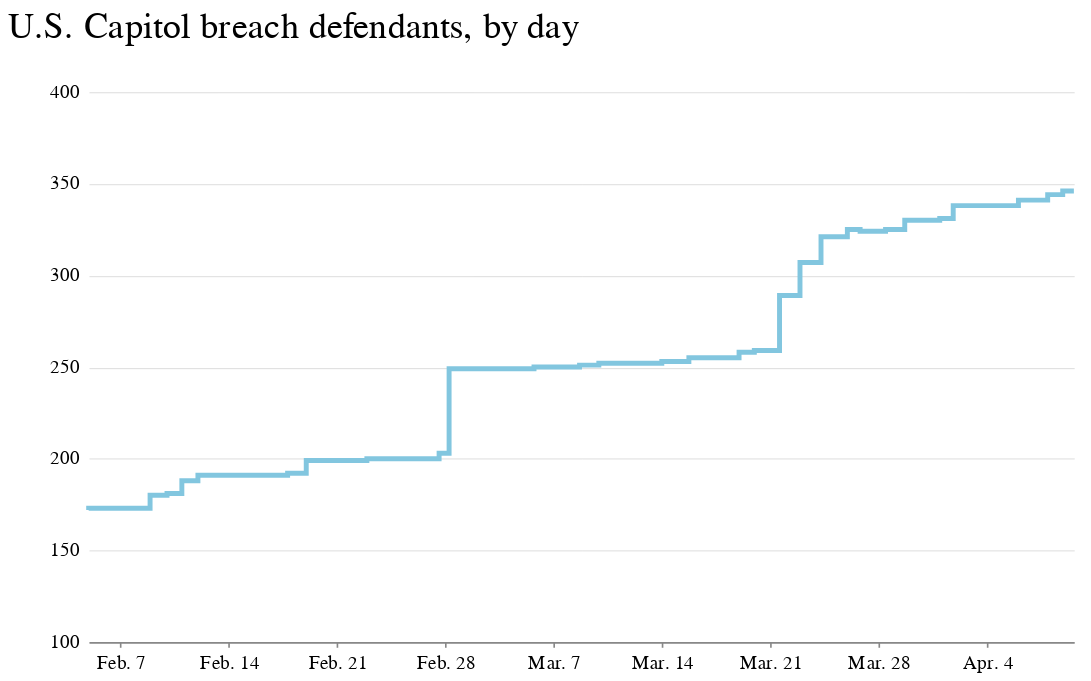

Here is the notebook cell this chart was saved with:
### Code cell
chart = (
    alt.Chart(cases_by_day)
    .mark_line(interpolate="step-before")
    .encode(
        x=alt.X(
            "datetime",
            title="",
            axis=alt.Axis(format="%b. %-d", tickCount=10, grid=False),
        ),
        y=alt.Y(
            "case_number",
            title=" ",
            stack=None,
            axis=alt.Axis(
                tickSize=0,
                domainOpacity=0,
                tickCount=6,
                offset=4,
                gridWidth=0.6,
                gridColor="#dddddd",
            ),
            scale=alt.Scale(domain=(100, 400)),
        ),
    )
    .properties(
        width=600,
        height=335,
        title="U.S. Capitol breach defendants, by day",
    )
    .configure_view(strokeOpacity=0)
    .configure_legend(orient="top", symbolType="square")
)
chart

### Figure 1 — Vega-Lite specification as saved in the notebook (floating-point values rounded to 4 significant figures)
{"config": {"view": {"width": 800, "height": 450, "strokeOpacity": 0}, "background": "#ffffff", "title": {"anchor": "start", "font": "Benton Gothic Bold, sans", "fontColor": "#000000", "fontSize": 22, "fontWeight": "normal"}, "arc": {"fill": "#82c6df"}, "area": {"fill": "#82c6df"}, "line": {"stroke": "#82c6df", "strokeWidth": 3}, "path": {"stroke": "#82c6df"}, "rect": {"fill": "#82c6df"}, "shape": {"stroke": "#82c6df"}, "bar": {"fill": "#82c6df"}, "point": {"stroke": "#82c6df"}, "symbol": {"fill": "#82c6df", "size": 30}, "axis": {"titleFont": "Benton Gothic Bold, sans", "titleFontSize": 13, "titleFontWeight": "normal", "labelFont": "Benton Gothic, sans", "labelFontSize": 11.5, "labelFontWeight": "normal"}, "axisX": {"labelAngle": 0, "labelPadding": 4, "tickSize": 3}, "axisY": {"labelBaseline": "middle", "maxExtent": 45, "minExtent": 45, "tickSize": 2, "titleAlign": "left", "titleAngle": 0, "titleX": -45, "titleY": -11}, "legend": {"titleFont": "Benton Gothic Bold, sans", "titleFontSize": 13, "titleFontWeight": "normal", "symbolType": "square", "labelFont": "Benton Gothic, sans", "labelFontSize": 11.5, "orient": "top"}, "range": {"category": ["#3580b1", "#ec8431", "#ab7fb4", "#c89d29", "#adc839", "#829eb1"], "diverging": ["#e68a4f", "#f4bb6a", "#f9e39c", "#dadfe2", "#a6b7c6", "#849eae"], "heatmap": ["#fbf2c7", "#f9e39c", "#f8d36e", "#f4bb6a", "#e68a4f", "#d15a40", "#ab4232"], "ordinal": ["#fbf2c7", "#f9e39c", "#f8d36e", "#f4bb6a", "#e68a4f", "#d15a40", "#ab4232"], "ramp": ["#fbf2c7", "#f9e39c", "#f8d36e", "#f4bb6a", "#e68a4f", "#d15a40", "#ab4232"]}}, "data": {"name": "data-47eba859f8ef929af4b9bc00977be2a4"}, "mark": {"type": "line", "interpolate": "step-before"}, "encoding": {"x": {"type": "temporal", "axis": {"format": "%b. %-d", "grid": false, "tickCount": 10}, "field": "datetime", "title": ""}, "y": {"type": "quantitative", "axis": {"domainOpacity": 0, "gridColor": "#dddddd", "gridWidth": 0.6, "offset": 4, "tickCount": 6, "tickSize": 0}, "field": "case_number", "scale": {"domain": [100, 400]}, "stack": null, "title": " "}}, "height": 335, "title": "U.S. Capitol breach defendants, by day", "width": 600, "$schema": "https://vega.github.io/schema/vega-lite/v4.0.2.json", "datasets": {"data-47eba859f8ef929af4b9bc00977be2a4": [{"datetime": "2021-02-04T22:22:04", "case_number": 172}, {"datetime": "2021-02-05T22:41:54", "case_number": 173}, {"datetime": "2021-02-06T21:06:40", "case_number": 173}, {"datetime": "2021-02-07T20:44:16", "case_number": 173}, {"datetime": "2021-02-08T21:36:51", "case_number": 173}, {"datetime": "2021-02-09T23:52:31", "case_number": 180}, {"datetime": "2021-02-10T22:53:50", "case_number": 181}, {"datetime": "2021-02-11T23:50:08", "case_number": 188}, {"datetime": "2021-02-12T21:08:24", "case_number": 191}, {"datetime": "2021-02-13T17:42:02", "case_number": 191}, {"datetime": "2021-02-14T23:51:32", "case_number": 191}, {"datetime": "2021-02-15T11:58:06", "case_number": 191}, {"datetime": "2021-02-16T22:32:54", "case_number": 191}, {"datetime": "2021-02-17T18:55:55", "case_number": 191}, {"datetime": "2021-02-18T23:50:00", "case_number": 192}, {"datetime": "2021-02-19T23:07:59", "case_number": 199}, {"datetime": "2021-02-20T23:36:31", "case_number": 199}, {"datetime": "2021-02-21T15:24:39", "case_number": 199}, {"datetime": "2021-02-22T21:52:52", "case_number": 199}, {"datetime": "2021-02-23T21:32:31", "case_number": 200}, {"datetime": "2021-02-24T23:52:20", "case_number": 200}, {"datetime": "2021-02-25T21:54:37", "case_number": 200}, {"datetime": "2021-02-26T21:54:35", "case_number": 200}, {"datetime": "2021-02-27T13:54:22", "case_number": 200}, {"datetime": "2021-02-28T05:24:02", "case_number": 203}, {"datetime": "2021-03-01T23:35:36", "case_number": 249}, {"datetime": "2021-03-02T22:43:41", "case_number": 249}, {"datetime": "2021-03-03T07:49:49", "case_number": 249}, {"datetime": "2021-03-04T21:09:41", "case_number": 249}, {"datetime": "2021-03-05T17:05:37", "case_number": 249}, {"datetime": "2021-03-08T15:44:51", "case_number": 250}, {"datetime": "2021-03-09T21:39:00", "case_number": 251}, {"datetime": "2021-03-10T22:49:48", "case_number": 252}, {"datetime": "2021-03-11T21:51:38", "case_number": 252}, {"datetime": "2021-03-12T22:51:39", "case_number": 252}, {"datetime": "2021-03-13T23:18:33", "case_number": 252}, {"datetime": "2021-03-15T17:19:03", "case_number": 253}, {"datetime": "2021-03-16T19:20:15", "case_number": 255}, {"datetime": "2021-03-17T19:01:50", "case_number": 255}, {"datetime": "2021-03-18T23:09:11", "case_number": 255}, {"datetime": "2021-03-19T22:49:47", "case_number": 258}, {"datetime": "2021-03-20T13:23:22", "case_number": 259}, {"datetime": "2021-03-21T13:54:42", "case_number": 259}, {"datetime": "2021-03-22T21:38:57", "case_number": 289}, {"datetime": "2021-03-24T06:15:10", "case_number": 307}, {"datetime": "2021-03-25T23:07:01", "case_number": 321}, {"datetime": "2021-03-26T18:53:18", "case_number": 325}, {"datetime": "2021-03-27T09:32:24", "case_number": 324}, {"datetime": "2021-03-28T10:21:57", "case_number": 324}, {"datetime": "2021-03-29T16:07:32", "case_number": 325}, {"datetime": "2021-03-30T22:50:46", "case_number": 330}, {"datetime": "2021-03-31T22:24:08", "case_number": 330}, {"datetime": "2021-04-01T19:17:46", "case_number": 331}, {"datetime": "2021-04-02T23:36:33", "case_number": 338}, {"datetime": "2021-04-04T15:27:32", "case_number": 338}, {"datetime": "2021-04-05T13:57:59", "case_number": 338}, {"datetime": "2021-04-06T00:27:29", "case_number": 338}, {"datetime": "2021-04-07T21:49:12", "case_number": 341}, {"datetime": "2021-04-08T21:09:00", "case_number": 344}, {"datetime": "2021-04-09T14:26:18", "case_number": 346}]}}
